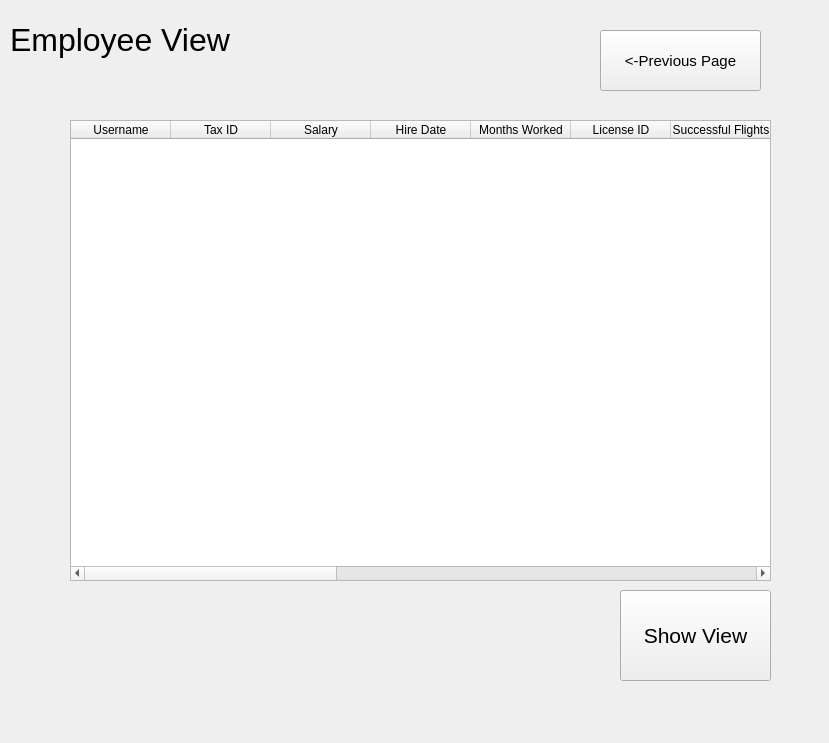
<?xml version="1.0" encoding="UTF-8"?>
<ui version="4.0">
 <class>Form</class>
 <widget class="QWidget" name="Form">
  <property name="geometry">
   <rect>
    <x>0</x>
    <y>0</y>
    <width>829</width>
    <height>743</height>
   </rect>
  </property>
  <property name="windowTitle">
   <string>Form</string>
  </property>
  <widget class="QLabel" name="label">
   <property name="geometry">
    <rect>
     <x>10</x>
     <y>10</y>
     <width>281</width>
     <height>61</height>
    </rect>
   </property>
   <property name="text">
    <string>&lt;html&gt;&lt;head/&gt;&lt;body&gt;&lt;p&gt;&lt;span style=&quot; font-size:24pt;&quot;&gt;Employee View&lt;/span&gt;&lt;/p&gt;&lt;/body&gt;&lt;/html&gt;</string>
   </property>
   <property name="margin">
    <number>3</number>
   </property>
  </widget>
  <widget class="QTableWidget" name="tableWidget">
   <property name="geometry">
    <rect>
     <x>70</x>
     <y>120</y>
     <width>701</width>
     <height>461</height>
    </rect>
   </property>
   <property name="columnCount">
    <number>16</number>
   </property>
   <column>
    <property name="text">
     <string>Username</string>
    </property>
   </column>
   <column>
    <property name="text">
     <string>Tax ID</string>
    </property>
   </column>
   <column>
    <property name="text">
     <string>Salary</string>
    </property>
   </column>
   <column>
    <property name="text">
     <string>Hire Date</string>
    </property>
   </column>
   <column>
    <property name="text">
     <string>Months Worked</string>
    </property>
   </column>
   <column>
    <property name="text">
     <string>License ID</string>
    </property>
   </column>
   <column>
    <property name="text">
     <string>Successful Flights</string>
    </property>
   </column>
   <column>
    <property name="text">
     <string>Is Manager</string>
    </property>
   </column>
   <column/>
   <column/>
   <column/>
   <column/>
   <column/>
   <column/>
   <column/>
   <column/>
  </widget>
  <widget class="QPushButton" name="backButton">
   <property name="geometry">
    <rect>
     <x>600</x>
     <y>30</y>
     <width>161</width>
     <height>61</height>
    </rect>
   </property>
   <property name="font">
    <font>
     <pointsize>11</pointsize>
    </font>
   </property>
   <property name="text">
    <string>&lt;-Previous Page</string>
   </property>
  </widget>
  <widget class="QPushButton" name="tableButton">
   <property name="geometry">
    <rect>
     <x>620</x>
     <y>590</y>
     <width>151</width>
     <height>91</height>
    </rect>
   </property>
   <property name="font">
    <font>
     <pointsize>16</pointsize>
    </font>
   </property>
   <property name="text">
    <string>Show View</string>
   </property>
  </widget>
 </widget>
 <resources/>
 <connections/>
</ui>
